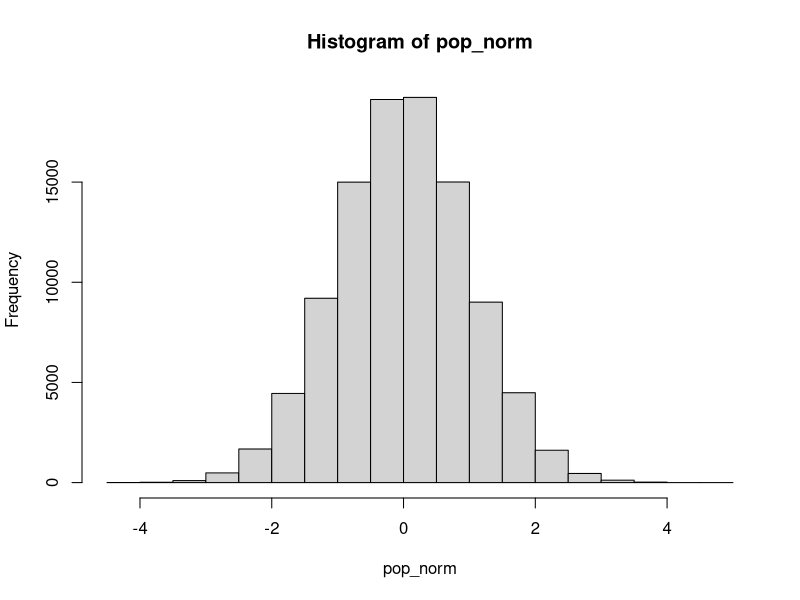
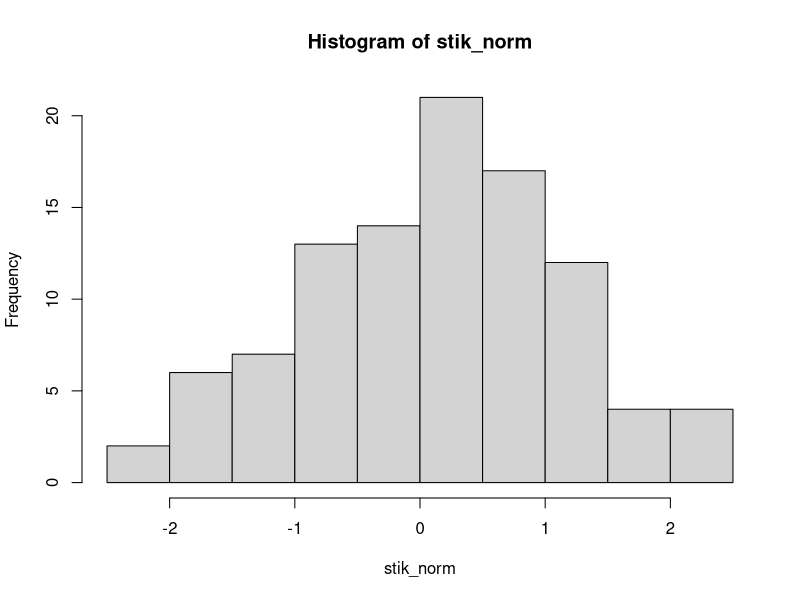
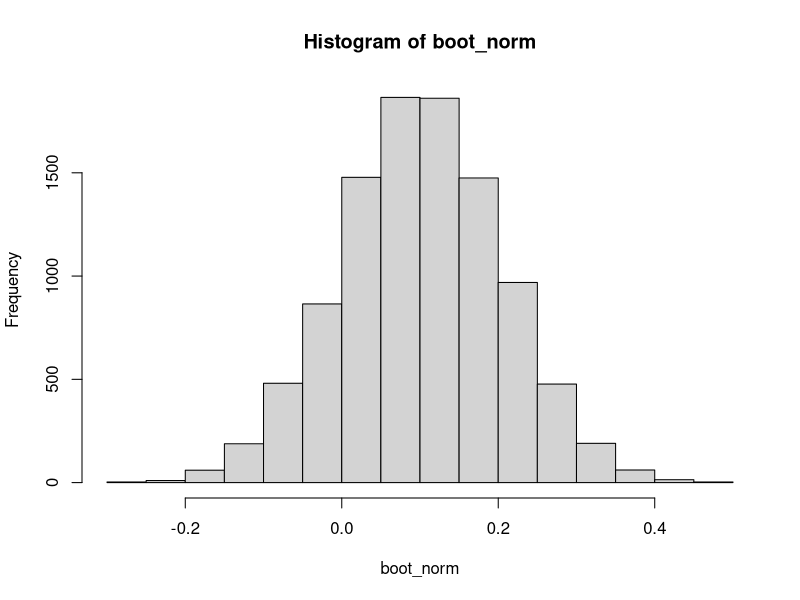
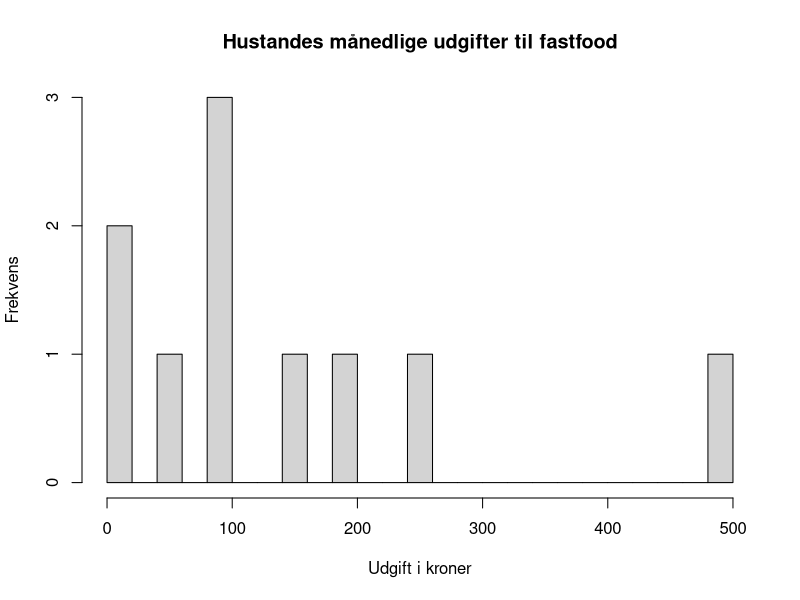
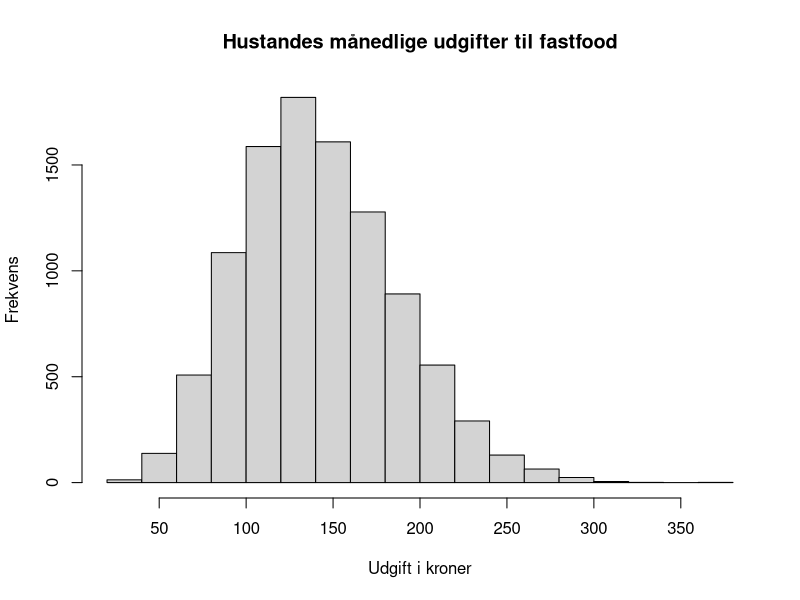

Write R code to recreate these figures, in order.
## ---- chunk 1
pop_norm <- rnorm(n = 100000, mean = 0, sd = 1)
hist(pop_norm)
## ---- chunk 2
stik_norm <- sample(x = pop_norm, size = 100)
hist(stik_norm)
## ---- chunk 3
mean(pop_norm)
sd(pop_norm)
mean(stik_norm)
sd(stik_norm)
## ---- chunk 4
boot_norm <- replicate(10000, mean(sample(stik_norm, size = 100, replace = TRUE)))
hist(boot_norm)
mean(boot_norm)
## ---- chunk 5
fastfood <- c(200, 0, 100, 50, 500, 100, 0, 250, 100, 150)
hist(fastfood, breaks = 18,
     main="Hustandes månedlige udgifter til fastfood" ,
     ylab="Frekvens",
     xlab="Udgift i kroner")
## ---- chunk 6
mean(fastfood)
sd(fastfood)
## ---- chunk 7
set.seed(1)
resample <- sample(fastfood, size = length(fastfood), replace = TRUE)
resample
mean(resample)
sd(resample)
## ---- chunk 8
set.seed(1)
fastfood_boot <- replicate(10000, {
  mean(sample(fastfood, size = length(fastfood), replace = TRUE))
})
hist(fastfood_boot,
     main="Hustandes månedlige udgifter til fastfood" ,
     ylab="Frekvens",
     xlab="Udgift i kroner")

mean(fastfood_boot)
sd(fastfood_boot)
## ---- chunk 9
confidence_interval <- function(fastfood_boot, interval) {
  # Standardafvigelsen af bootstrappet
  fastfood_boot_sd <- sd(fastfood_boot)
  # Bootstrap størrelsen
  n <- length(fastfood_boot)
  # Middelværdien af bootstrappet
  fastfood_boot_mean <- mean(fastfood_boot)
  # Estimeret standard fejl fra t-fordeling
  standard_error <- qt((interval+1)/2, df = n - 1) * fastfood_boot_sd / sqrt(n)
  # Konfidensintervallet som vektor
  result <- c("lower" = fastfood_boot_mean - standard_error,
              "upper" = fastfood_boot_mean + standard_error)
  return(result)
}
confidence_interval(fastfood_boot, 0.95)
